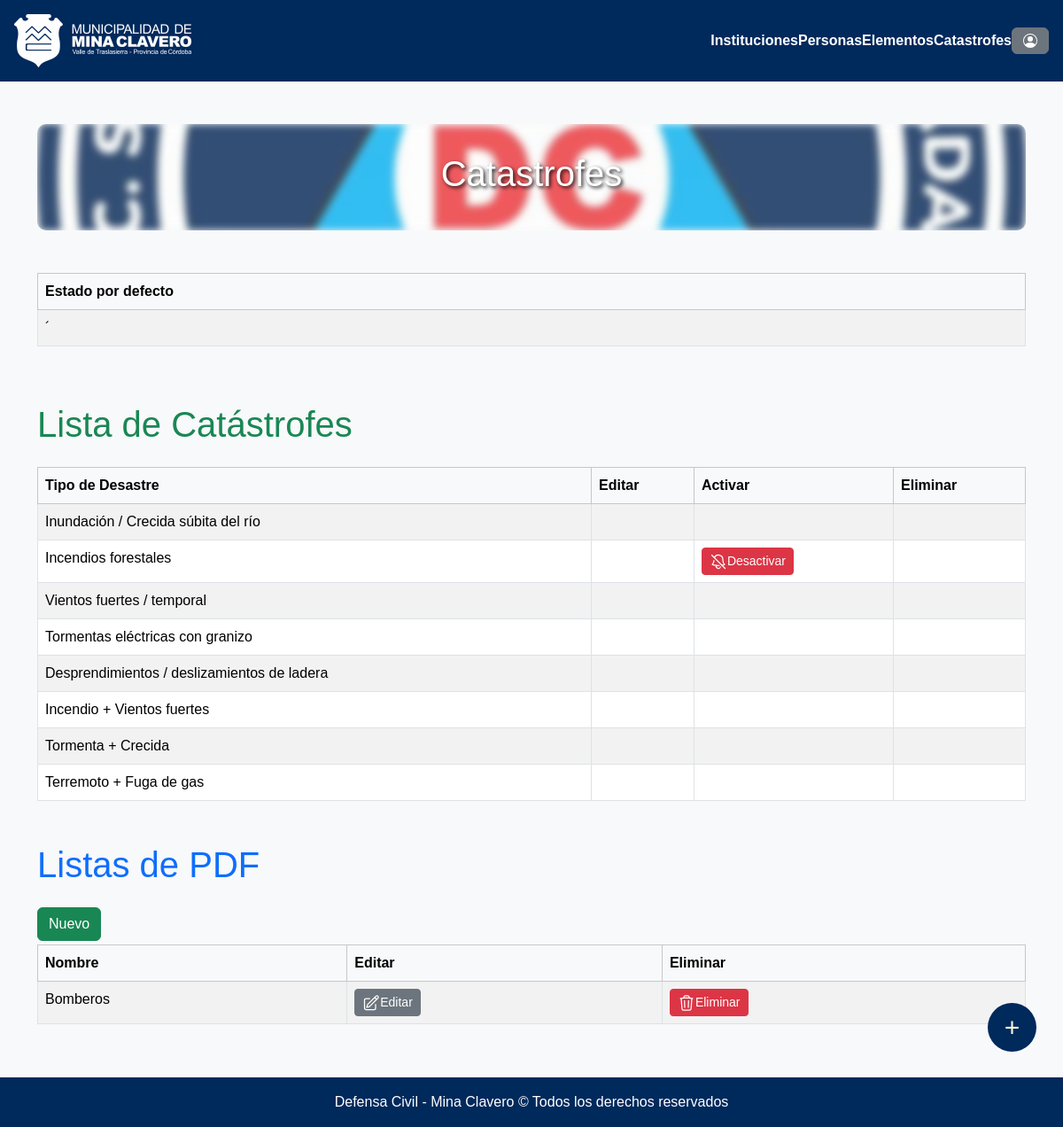
The app's page /listaDesastre/ (signed in), older data.
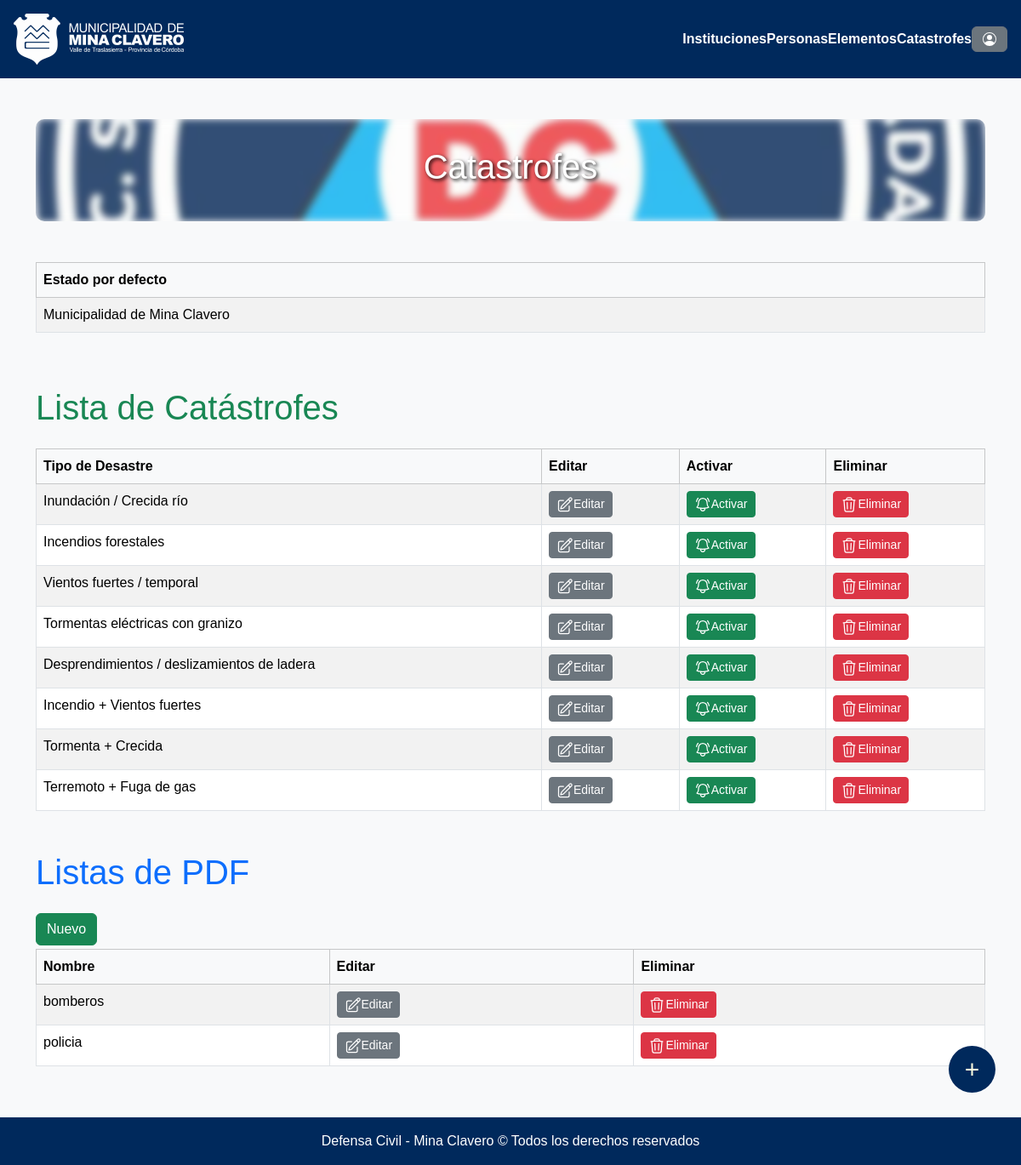
The same page, newer data.
### seguridadVial/models.py (models this page shows, shortened)
class Catastrophe(models.Model):
    type_disaster = models.CharField(max_length=255, default=None)
    descripcion = models.TextField()
    is_active = models.BooleanField(default=False)
    is_default = models.BooleanField(default=False)
    image_disaster = models.CharField(max_length=255)
    mapa_interactivo = models.CharField(max_length=855, default=None)

class PdfFrame(models.Model):
    name = models.CharField(max_length=255)
    url = models.URLField()
    pk_catastrofe = models.ManyToManyField(Catastrophe,through="CatPdf")

### seguridadVial/views_landing.py (the view)
# urls.py: path("listaDesastre/", login_required(permission_required('defensaCivil.add_catastrophe')(views_landing.DashboardCatastrophe)), name="Lista-Desastre"),
def DashboardCatastrophe(request):
    active = True
    if Catastrophe.objects.filter(is_active=True):
        active = False
    return render(request, template_name=os.path.join("defensaCivil", "listas", "dashboard.html"), context={"disaster":Catastrophe.objects.all(), "active":active, "pdf":PdfFrame.objects.all()})

### municipalidad/templates/defensaCivil/listas/dashboard.html (shortened to what this page needs)
{% extends "defensaCivil/base.html" %}
{% load static %}
{% block contenido %}
<div class="container mt-5">
    <div class="cont mb-5">
     <h1 class="titulo">Catastrofes</h1>
    </div>
    <div class="table-responsive w-100">
      <table class="table table-bordered table-striped table-hover" id="table">
        <thead class="table-light">
          <tr>
            <th>Estado por defecto</th>
          </tr>
        </thead>
        <tbody>
          {% for disaster in disaster %}
          {% if disaster.is_default %}
          <tr>
            <td>{{ disaster.type_disaster }}</td>
          </tr>
          {% endif %}
          {% endfor %}
        </tbody>
      </table>
    </div>
    <h1 class="mb-4 mt-5 text-success">Lista de Catástrofes</h1>
    <div class="table-responsive">
      <table class="table table-bordered table-striped table-hover" id="table">
        <thead class="table-light">
          <tr>
            <th>Tipo de Desastre</th>
            <th>Editar</th>
            <th>Activar</th>
            <th>Eliminar</th>
          </tr>
        </thead>
        <tbody>
          {% for disaster in disaster %}
          {% if not disaster.is_default %}
          <tr>
            <td>{{ disaster.type_disaster }}</td>
            <td>
              {% if active %}
              <a href="{% url 'Modificar' disaster.id %}" class="btn btn-sm btn-secondary">
                <img src="{% static 'assets/edit.svg' %}" style="width: 20px;">
              Editar
            </a>
              {% endif %}
            </td>
            <td>
              {% if not disaster.is_active and active %}
              <a href="{% url 'Activar' disaster.id %}" class="btn btn-sm btn-success">
                <img src="{% static 'assets/active.svg' %}" style="width: 20px;">
              Activar</a>
              {% elif disaster.is_active %}
              <a href="{% url 'Activar' disaster.id %}" class="btn btn-sm btn-danger">
                <img src="{% static 'assets/deactivate.svg' %}" style="width: 20px;">
              Desactivar</a>
              {% endif %}
            </td>
            <td>
              {% if not disaster.is_active   and active %}
              <a href="{% url 'Eliminar' disaster.id %}" class="btn btn-sm btn-danger">
                <img src="{% static 'assets/eliminar.svg' %}" style="width: 20px;">Eliminar
              </a>
              {% elif not disaster.is_active  and active%}
              <a href="{% url 'Eliminar' disaster.id %}" class="btn btn-sm btn-danger">
                <img src="{% static 'assets/eliminar.svg' %}" style="width: 20px;">Eliminar
              </a>
              {% endif %}
            </td>
          </tr>
          {% endif %}
          {% endfor %}
        </tbody>
      </table>
      <h1 class="mb-4 mt-5 text-primary">Listas de PDF</h1>
      <a class="btn btn-success mb-1" href="{% url 'pdf_create' %}">Nuevo</a>
    <div class="table-responsive">
      <table class="table table-bordered table-striped table-hover" id="table">
        <thead class="table-light">
          <tr>
            <th>Nombre</th>
            <th>Editar</th>
            <th>Eliminar</th>
          </tr>
        </thead>
        <tbody>
         {% for pdf in pdf %}
          <tr>
            <td>{{ pdf.name }}</td>
            <td>
             <a class="btn btn-sm btn-secondary" href="{% url 'pdf_update' pdf.id %}">
                <img src="{% static 'assets/edit.svg' %}" style="width: 20px;">Editar
             </a>
            </td>
            <td>
              <a class="btn btn-sm btn-danger" href="{% url 'pdf_delete' pdf.id %}">
                <img src="{% static 'assets/eliminar.svg' %}" style="width: 20px;">Eliminar
              </a>
            </td>
          </tr>
          {% endfor %}
        </tbody>
      </table>
    </div>
    <a href={% url "crear" %} class="customButton">+</a>
  </div>
{% endblock %}

### municipalidad/templates/defensaCivil/base.html (shortened to what this page needs)
{% load static %}
<!DOCTYPE html>
<html lang="es">
<head>
    {% load bootstrap5 %}
    {% bootstrap_css %}
    <link rel="stylesheet" href="{% static 'estilos.css' %}">
</head>
<body>
    <header class="container-fluid d-none p-3 d-lg-flex justify-content-between">
        <div class="img">
            <a href="{% url 'paginaPrincipal'%}"><img src={% static "imagenes/logo.png" %} alt=""  srcset=""></a>
        </div>
        <div class="d-flex justify-content-end align-items-center">
            <a href="{% url "listaInstituciones" %}" class="nav-link text-white">Instituciones</a>
            <a href="{% url "listaPersonas" %}" class="nav-link text-white">Personas</a>
            <a href="{% url "listaElementos" %}" class="nav-link text-white">Elementos</a>
            <a href="{% url "Lista-Desastre" %}" class="nav-link text-white">Catastrofes</a>
            {% if user.is_authenticated %}
                <div class="dropdown">
                    <button class="btn btn-secondary" type="button" data-bs-toggle="dropdown" aria-expanded="false">
                    </button>
                </div>
            {% endif %}
        </div>
    </header>
    {% block contenido %}
    {% endblock %}
    <footer class="text-center fixed-bottom p-3">
        Defensa Civil - Mina Clavero  &copy; Todos los derechos reservados
    </footer>
</body>
</html>

### municipalidad/static/estilos.css (style rules this page uses)
.cont { position: relative; height: 120px; border-radius: 10px; overflow: hidden; color: white; display: flex; align-items: center; justify-content: center; margin-top: 5px; }
.cont::before { content: ""; position: absolute; top: 0; left: 0; width: 100%; height: 100%; background-image: url("../../../static/imagenes/defensacivil.jpg"); background-size: cover; background-position: center; filter: blur(4px); z-index: -1; opacity: 0.8; }
.titulo { text-shadow: 2px 2px 4px rgba(0, 0, 0, 0.877); }
.customButton { display: flex; position: fixed; width: 55px; height: 55px; bottom: 60px; right: 30px; border-radius: 50px; text-align: center; font-size: 30px; z-index: 100; align-items: center; justify-content: center; text-align: center; background-color: #C1121F; color:beige; text-decoration: none; transition: 0.3s; }

### municipalidad/templates/defensaCivil/listas/dashboard.html (style rules this page uses)
.cont { position: relative; height: 120px; border-radius: 10px; overflow: hidden; color: white; display: flex; align-items: center; justify-content: center; }
.btn { display: flex; flex-direction: row; align-items: center; width: fit-content; }
.cont::before { content: ""; position: absolute; top: 0; left: 0; width: 100%; height: 100%; background-image: url("../../../static/imagenes/defensacivil.jpg"); background-size: cover; background-position: center; filter: blur(4px); z-index: -1; opacity: 0.8; }
.titulo { text-shadow: 2px 2px 4px rgba(0, 0, 0, 0.877); }

### municipalidad/templates/defensaCivil/base.html (style rules this page uses)
body { font-family: 'Arial', sans-serif; background-color: #f8f9fa; color: #333; margin: 0; padding-bottom: 100px; }
header { background-color: hsl(213, 100%, 18%); padding: 15px; }
header .nav-link { color: white; font-weight: bold; transition: color 0.3s ease-in-out; }
footer { background-color: hsl(213, 100%, 18%); color: white; text-align: center; padding: 15px; border-top: 2px solid white; font-size: 1rem; }
.customButton { display: flex; position: fixed; width: 55px; height: 55px; bottom: 60px; right: 30px; border-radius: 50px; text-align: center; font-size: 30px; z-index: 100; align-items: center; justify-content: center; text-align: center; background-color: hsl(213, 100%, 18%); color:beige; text-decoration: none; transition: 0.3s; margin-bottom: 25px; }

Row changes from the older to the newer data that the page shows:
removed PdfFrame: name "Bomberos"
changed Catastrophe: type_disaster "´" → "Municipalidad de Mina Clavero"
changed Catastrophe: type_disaster "Inundación / Crecida súbita del río" → "Inundación / Crecida río"; now shows "Editar Activar Eliminar"
changed Catastrophe "Incendios forestales": is_active: picture added; is_active: picture removed; now shows "Editar"; is_active "Desactivar" → "Activar Eliminar"
shown differently, row unchanged: Catastrophe "Vientos fuertes / temporal": now shows "Editar Activar Eliminar"
shown differently, row unchanged: Catastrophe "Tormentas eléctricas con granizo": now shows "Editar Activar Eliminar"
shown differently, row unchanged: Catastrophe "Desprendimientos / deslizamientos de ladera": now shows "Editar Activar Eliminar"
changed Catastrophe "Incendio + Vientos fuertes": now shows "Editar Activar Eliminar"
shown differently, row unchanged: Catastrophe "Tormenta + Crecida": now shows "Editar Activar Eliminar"
shown differently, row unchanged: Catastrophe "Terremoto + Fuga de gas": now shows "Editar Activar Eliminar"
added PdfFrame: name "bomberos"
added PdfFrame: name "policia"
